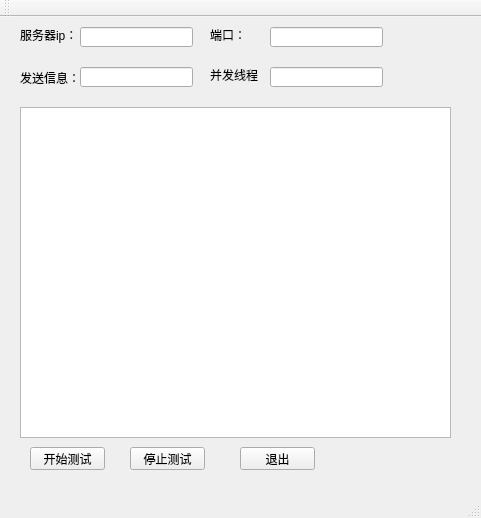
<?xml version="1.0" encoding="UTF-8"?>
<ui version="4.0">
 <class>MainWindow</class>
 <widget class="QMainWindow" name="MainWindow">
  <property name="geometry">
   <rect>
    <x>0</x>
    <y>0</y>
    <width>481</width>
    <height>518</height>
   </rect>
  </property>
  <property name="windowTitle">
   <string>MainWindow</string>
  </property>
  <widget class="QWidget" name="centralWidget">
   <widget class="QLabel" name="label">
    <property name="geometry">
     <rect>
      <x>20</x>
      <y>10</y>
      <width>71</width>
      <height>16</height>
     </rect>
    </property>
    <property name="text">
     <string>服务器ip：</string>
    </property>
   </widget>
   <widget class="QLineEdit" name="ipLineEdit">
    <property name="geometry">
     <rect>
      <x>80</x>
      <y>10</y>
      <width>113</width>
      <height>20</height>
     </rect>
    </property>
   </widget>
   <widget class="QLabel" name="label_2">
    <property name="geometry">
     <rect>
      <x>210</x>
      <y>10</y>
      <width>51</width>
      <height>16</height>
     </rect>
    </property>
    <property name="text">
     <string>端口：</string>
    </property>
   </widget>
   <widget class="QLineEdit" name="portLineEdit">
    <property name="geometry">
     <rect>
      <x>270</x>
      <y>10</y>
      <width>113</width>
      <height>20</height>
     </rect>
    </property>
   </widget>
   <widget class="QLabel" name="label_3">
    <property name="geometry">
     <rect>
      <x>20</x>
      <y>50</y>
      <width>61</width>
      <height>21</height>
     </rect>
    </property>
    <property name="text">
     <string>发送信息：</string>
    </property>
   </widget>
   <widget class="QLineEdit" name="msgLineEdit">
    <property name="geometry">
     <rect>
      <x>80</x>
      <y>50</y>
      <width>113</width>
      <height>20</height>
     </rect>
    </property>
   </widget>
   <widget class="QLabel" name="label_4">
    <property name="geometry">
     <rect>
      <x>210</x>
      <y>50</y>
      <width>51</width>
      <height>16</height>
     </rect>
    </property>
    <property name="text">
     <string>并发线程：</string>
    </property>
   </widget>
   <widget class="QLineEdit" name="threadLineEdit">
    <property name="geometry">
     <rect>
      <x>270</x>
      <y>50</y>
      <width>113</width>
      <height>20</height>
     </rect>
    </property>
   </widget>
   <widget class="QPushButton" name="startBtn">
    <property name="geometry">
     <rect>
      <x>30</x>
      <y>430</y>
      <width>75</width>
      <height>23</height>
     </rect>
    </property>
    <property name="text">
     <string>开始测试</string>
    </property>
   </widget>
   <widget class="QPushButton" name="stopBtn">
    <property name="geometry">
     <rect>
      <x>130</x>
      <y>430</y>
      <width>75</width>
      <height>23</height>
     </rect>
    </property>
    <property name="text">
     <string>停止测试</string>
    </property>
   </widget>
   <widget class="QPushButton" name="quitBtn">
    <property name="geometry">
     <rect>
      <x>240</x>
      <y>430</y>
      <width>75</width>
      <height>23</height>
     </rect>
    </property>
    <property name="text">
     <string>退出</string>
    </property>
   </widget>
   <widget class="QListWidget" name="listWidget">
    <property name="geometry">
     <rect>
      <x>20</x>
      <y>90</y>
      <width>431</width>
      <height>331</height>
     </rect>
    </property>
   </widget>
  </widget>
  <widget class="QMenuBar" name="menuBar">
   <property name="geometry">
    <rect>
     <x>0</x>
     <y>0</y>
     <width>481</width>
     <height>23</height>
    </rect>
   </property>
  </widget>
  <widget class="QToolBar" name="mainToolBar">
   <attribute name="toolBarArea">
    <enum>TopToolBarArea</enum>
   </attribute>
   <attribute name="toolBarBreak">
    <bool>false</bool>
   </attribute>
  </widget>
  <widget class="QStatusBar" name="statusBar"/>
 </widget>
 <layoutdefault spacing="6" margin="11"/>
 <resources/>
 <connections/>
</ui>
